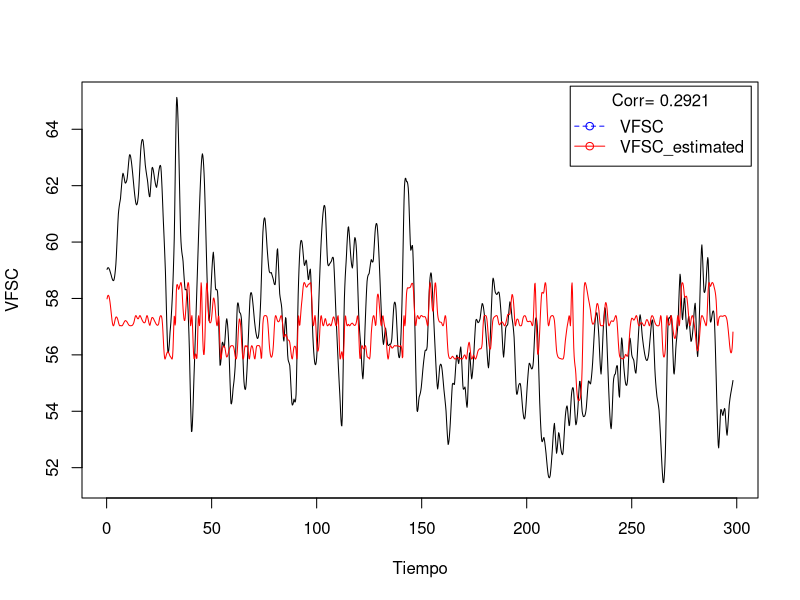
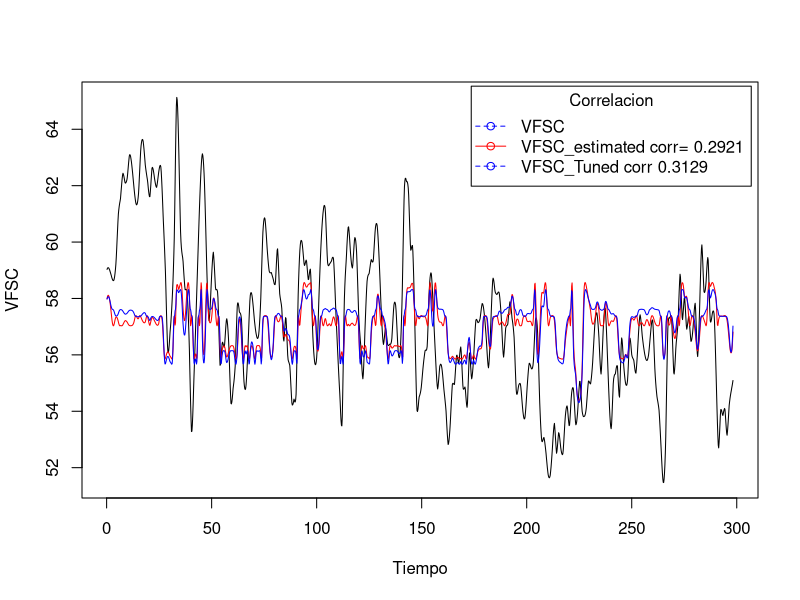
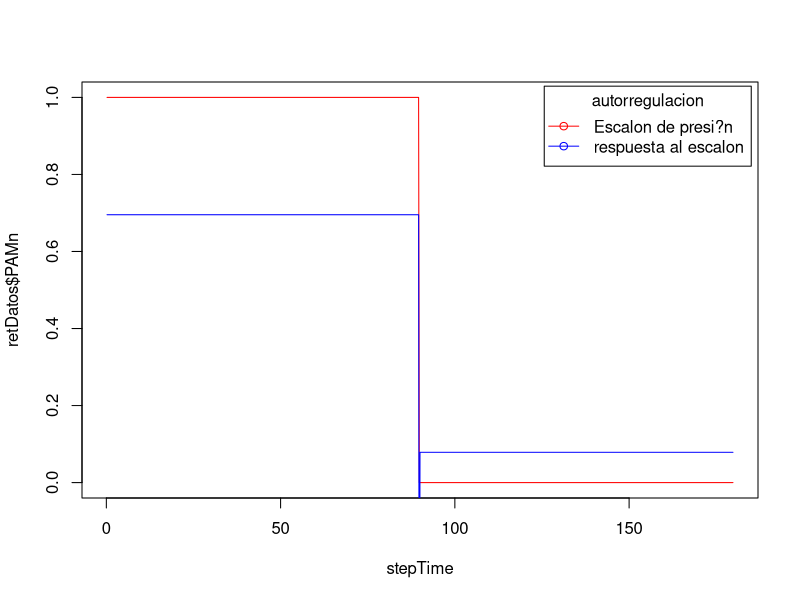
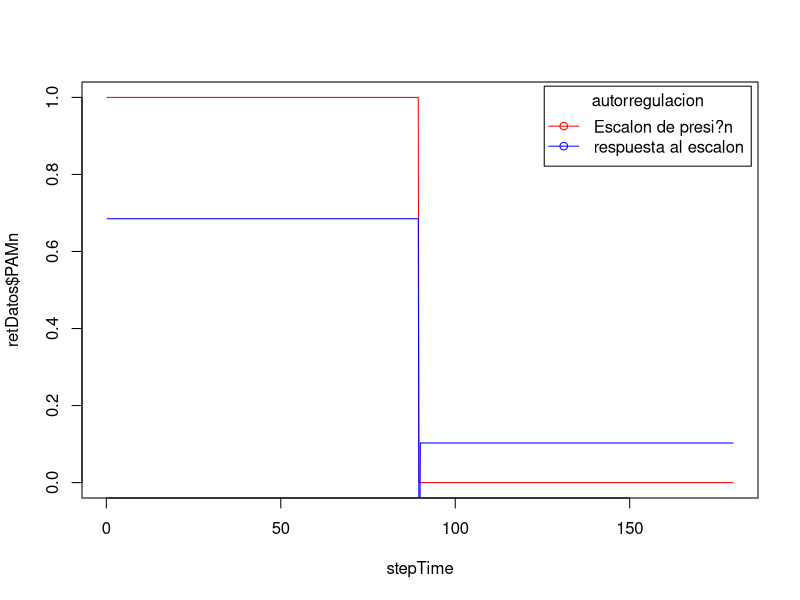
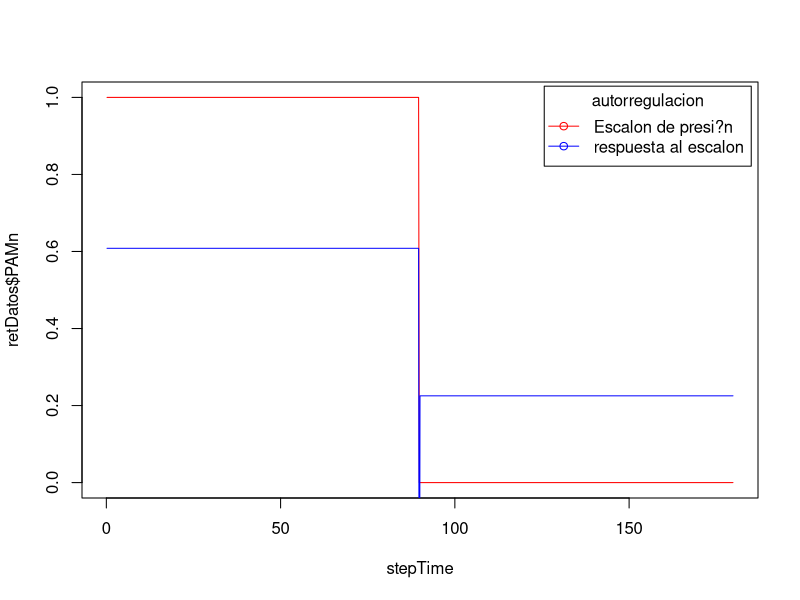
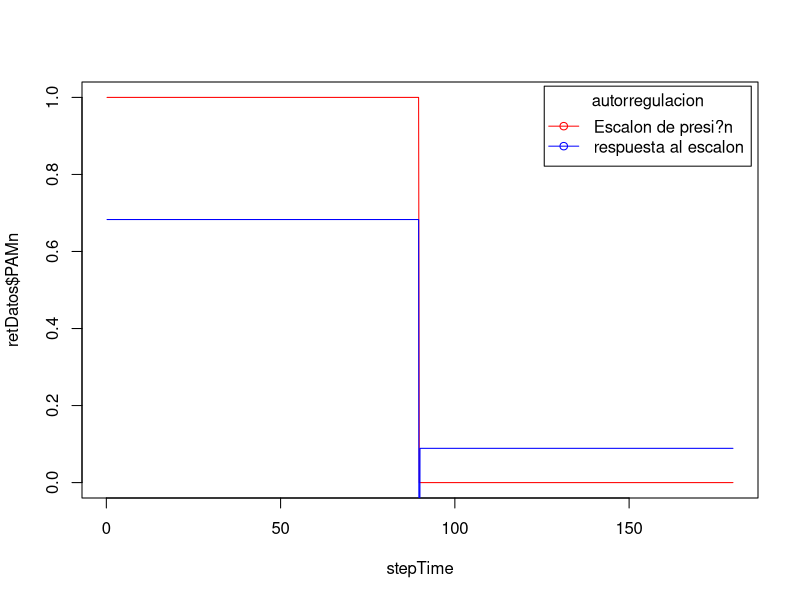
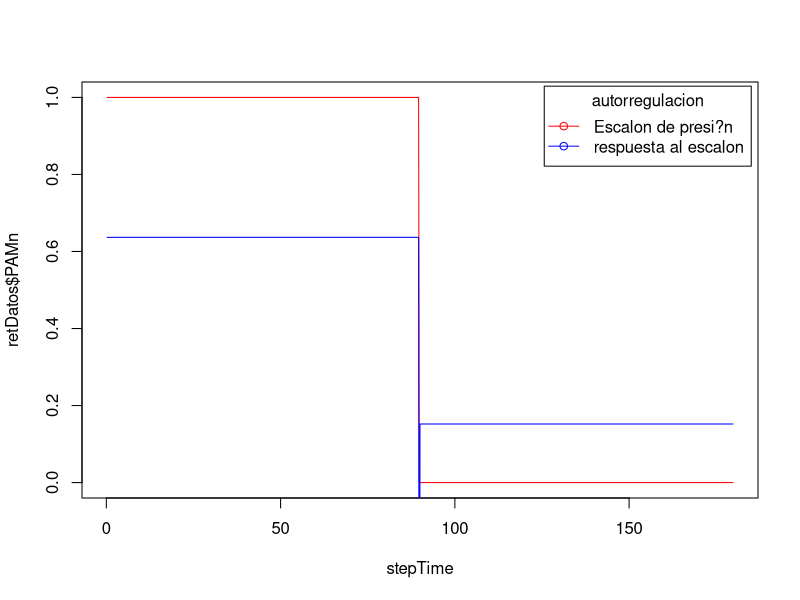
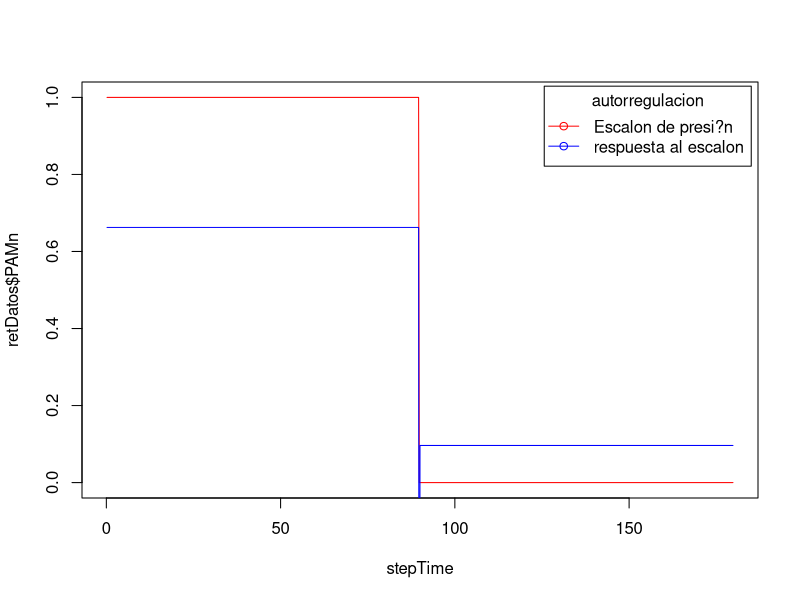

R code for these plots, in order: (Note: a time limit stopped this script after it produced the figures.)
#HACER VALIDACION CRUZADA BALANCEADA, DIVIDIR SENAL EN LA MITAD, ENTRENAR CON UNA Y TESTEAR CON LA OTRA
#ORDENAR MODELOS POR EFICIENCIA EN TEST

require(e1071)

#datos = read.csv("G1_001.csv")
datos = read.csv("G4_001.csv")


attach(datos)

#Paso preliminar

Ts = 0.2
Tiempo = seq(Ts,(length(VFSC))*Ts,Ts)
formula = VFSC ~ PAM

#Generacion del modelo SVM

model <- svm(formula , datos)
VFSC_estimated <- predict(model, PAM)
eficiencia<-cor(VFSC_estimated,VFSC,method = "pearson")

plot(Tiempo,VFSC,type="l")
lines(Tiempo,VFSC_estimated, col = "red")
legend("topright", c("VFSC","VFSC_estimated"), title = paste("Corr=",round(eficiencia,digits=5)), pch = 1, col=c("blue","red"),lty=c(2,1),inset = 0.01)


#Generacion del modelo utilizando tune

tuneResult <- tune(svm, formula,  data = datos,
                   ranges = list(nu = seq(0.1,0.5,0.1), cost = 2^(-4:4), type="nu-regression")
)

tunedModel <- tuneResult$best.model
VFSC_tunedModel <- predict(tunedModel, PAM)
eficienciaTuned<-cor(VFSC_tunedModel,VFSC,method = "pearson")
plot(Tiempo,VFSC,type="l")
lines(Tiempo,VFSC_estimated, col = "red")
lines(Tiempo,VFSC_tunedModel, col = "blue")
legend("topright", c("VFSC",paste("VFSC_estimated corr=",round(eficiencia,5)),paste("VFSC_Tuned corr",round(eficienciaTuned,5))), title = "Correlacion", pch = 1, col=c("blue","red"),lty=c(2,1),inset = 0.01)

#Respuesta al impulso

#Se genera la matriz de retardos
retardos_multi <- function(
  signalData,
  lags
)
{
  
  signal.uni <- signalData
  max.lag <- max(unlist(lags)) + 1
  indices <- 1:nrow(signal.uni)
  lag.mat <- embed(indices, max.lag)
  
  col.names <- list("PAMn","VFSCn")
  columns <- NULL
  lagged.columns.names <- c()
  for(colname in col.names){
    
    lag.order <- lags[[colname]]
    columns[[colname]] <- signal.uni[lag.mat[, 1], colname]
    if(!is.null(lag.order) && lag.order > 0)
      for(i in 1:lag.order){
        new.colname <- paste(colname, paste0("lag", i), sep = ".")
        lagged.columns.names <- c(lagged.columns.names, new.colname)
        columns[[new.colname]] <- signal.uni[lag.mat[, i+1], colname]
      }
    
    
    
  }
  folded.signal <- data.frame(columns)
  
  sorting <- order(lag.mat[, 1])
  folded.signal <- folded.signal[sorting, ]
  list(folded.signal = folded.signal, lagged.columns.names = lagged.columns.names)
}


# Validacion cruzada

require(doParallel)
require(e1071)
registerDoParallel(cores = 4)
cost <- 2^seq(-4, 8, 2)
nu <- seq(0.1, 0.9, 0.4)
gamma<-2^seq(-4, 8, 2)
lagsList<-seq(1,5,1)

datos=read.csv("G1_001.csv")

# Normalizacion de los datos, se estandarizan en valores entre 0 - 1

PAMn<-(datos$PAM-min(datos$PAM))/(max(datos$PAM)-min(datos$PAM))
VFSCn<-(datos$VFSC-min(datos$VFSC))/(max(datos$VFSC)-min(datos$VFSC))
data <- data.frame(PAMn,VFSCn)
#Tiempo de muestreo
Ts=0.2


tam_muestra <- floor(0.50 * nrow(datos))
## set the seed to make your partition reproducible
set.seed(123)
training_index <- sample(nrow(data), size = tam_muestra)
training_set <- data[training_index, ]
test_set <- data[-training_index, ]


parms <- expand.grid(lagsList=lagsList, cost = cost, nu = nu, gamma=gamma)
salida <- (c( foreach(i = 1:nrow(parms),  combine = rbind, .inorder = FALSE) %dopar% {
  c <- parms[i, ]$cost
  n <- parms[i, ]$nu
  g <- parms[i, ]$gamma
  l <- parms[i, ]$lagsList
  lag<-list(PAMn = l,VFSCn = 0)
  signal.train <- retardos_multi(training_set, lag)
  retDatos=signal.train$folded.signal
  x=subset(retDatos, select = -VFSCn)
  y=retDatos$VFSCn
  modelo <- e1071::svm(x, y, type = "nu-regression", kernel = "radial", cost = c, nu = n, gamma=g)
  dataframe <- data.frame(PAMn = test_set$PAMn)
  colnames <- c("PAMn")
  aux <- ncol(x)-1
  for(i in 1:aux){
    colname <- paste('PAMn.lag',i,sep="")
    colnames <- append(colnames, colname)
    newcol <- data.frame(i = test_set$PAMn)
    dataframe <- cbind(dataframe, newcol)
  }
  colnames(dataframe) <-colnames
  pred <- predict(modelo, dataframe)
  corr_pred<-cor(pred,test_set$VFSCn,method = "pearson")
  dataframe <- NULL
  c(l, c, n, g, corr_pred)
}))


#Se muestran los resultados
output <- matrix(unlist(salida), ncol = 5, byrow = TRUE)
mejoresModelos<-output[order(output[,5], decreasing = TRUE),]
print(mejoresModelos)


# Capacidad de autoregulacion
inverseStep=matrix(1,180/Ts,1)
inverseStep[(90/Ts):(180/Ts),1]=0


for (i in 1:length(mejoresModelos[,1])){
  
  
  PAMn<-(datos$PAM-min(datos$PAM))/(max(datos$PAM)-min(datos$PAM))
  VFSCn<-(datos$VFSC-min(datos$VFSC))/(max(datos$VFSC)-min(datos$VFSC))
  data <- data.frame(PAMn,VFSCn)
  lag<-list(PAMn = mejoresModelos[i,1],VFSCn = 0)
  signal.train <- retardos_multi(data, lag)
  retDatos=signal.train$folded.signal
  
  x=subset(retDatos, select = -VFSCn)
  y=retDatos$VFSCn
  mejorModelo <- svm(x, y, kernel = "radial",type = "nu-regression", cost = mejoresModelos[i,2], nu = mejoresModelos[i,3], gamma=mejoresModelos[i,4])
  
  PAMn=inverseStep
  VFSCn=inverseStep 
  data <- data.frame(PAMn,VFSCn)
  lag<-list(PAMn = mejoresModelos[i,1],VFSCn = 0)
  signal.train <- retardos_multi(data, lag)
  retDatos=signal.train$folded.signal
  x=subset(retDatos, select = -VFSCn)
  y=retDatos$VFSCn
  
  stepTime=seq(Ts,(length(retDatos$PAMn))*Ts,Ts)
  stepResponse <- predict(mejorModelo, x ) 
  plot(stepTime,retDatos$PAMn,type="l", col="red")
  lines(stepTime,stepResponse, col = "blue")
  legend("topright", c("Escalon de presi?n", "respuesta al escalon"), title = "autorregulacion", pch = 1, col=c("red","blue"),lty=c(1,1),inset = 0.01)
  print(paste("corr=",mejoresModelos[i,5]))
  readline(prompt="Press [enter] to continue")
}
